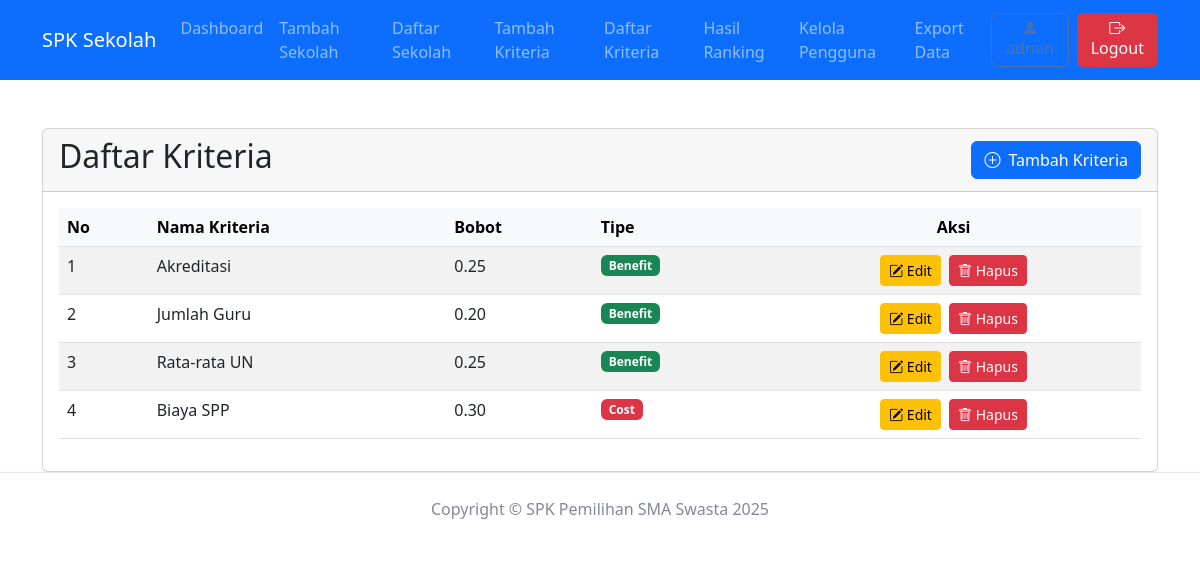
/admin/daftar_kriteria.php (signed in), run on the app's committed database.
### tables this page shows
CREATE TABLE `kriteria` (
  `id_kriteria` INT AUTO_INCREMENT PRIMARY KEY,
  `nama_kriteria` VARCHAR(100) NOT NULL,
  `bobot` DECIMAL(5,2) NOT NULL,
  `tipe` ENUM('benefit', 'cost') NOT NULL
);

### admin/daftar_kriteria.php (the view, shortened to what this page needs)
<?php
require_once '../config.php';
require_once 'navbar.php';
$kriteria = mysqli_query($koneksi, "SELECT * FROM kriteria ORDER BY id_kriteria ASC");
?>
<!DOCTYPE html>
<html lang="id">
<head>
    <link href="https://cdn.jsdelivr.net/npm/bootstrap@5.2.3/dist/css/bootstrap.min.css" rel="stylesheet">
    <link rel="stylesheet" href="https://cdn.jsdelivr.net/npm/bootstrap-icons@1.10.0/font/bootstrap-icons.css">
</head>
<body>
    <div class="container mt-5">
        <div class="card">
            <div class="card-header d-flex justify-content-between align-items-center">
                <h2>Daftar Kriteria</h2>
                <a href="tambah_kriteria.php" class="btn btn-primary">
                    <i class="bi bi-plus-circle me-2"></i>Tambah Kriteria
                </a>
            </div>
            <div class="card-body">
                <div class="table-responsive">
                    <table class="table table-striped table-hover">
                        <thead class="table-light">
                            <tr>
                                <th>No</th>
                                <th>Nama Kriteria</th>
                                <th>Bobot</th>
                                <th>Tipe</th>
                                <th class="text-center">Aksi</th>
                            </tr>
                        </thead>
                        <tbody>
                            <?php
                            $no = 1;
                            if (mysqli_num_rows($kriteria) > 0) {
                                while($row = mysqli_fetch_assoc($kriteria)) {
                            ?>
                                <tr>
                                    <td><?php echo $no++; ?></td>
                                    <td><?php echo htmlspecialchars($row['nama_kriteria']); ?></td>
                                    <td><?php echo $row['bobot']; ?></td>
                                    <td>
                                        <?php if($row['tipe'] == 'benefit') { ?>
                                            <span class="badge bg-success">Benefit</span>
                                        <?php } else { ?>
                                            <span class="badge bg-danger">Cost</span>
                                        <?php } ?>
                                    </td>
                                    <td class="text-center">
                                        <a href="edit_kriteria.php?id=<?php echo $row['id_kriteria']; ?>" class="btn btn-warning btn-sm me-1">
                                            <i class="bi bi-pencil-square"></i> Edit
                                        </a>
                                        <a href="daftar_kriteria.php?hapus=<?php echo $row['id_kriteria']; ?>"
                                           class="btn btn-danger btn-sm"
                                           onclick="return confirm('Yakin ingin menghapus kriteria ini?');">
                                            <i class="bi bi-trash"></i> Hapus
                                        </a>
                                    </td>
                                </tr>
                            <?php
                                }
                            } else {
                                echo "<tr><td colspan='5' class='text-center'>Tidak ada data kriteria</td></tr>";
                            }
                            ?>
                        </tbody>
                    </table>
                </div>
            </div>
        </div>
    </div>
    <?php
 require_once 'footer.php';
 ?>
</body>
</html>

### admin/navbar.php (shortened to what this page needs)
<nav class="navbar navbar-expand-lg navbar-dark bg-primary">
    <div class="container">
        <a class="navbar-brand" href="dashboard.php">SPK Sekolah</a>
        <div class="collapse navbar-collapse" id="adminNavbar">
    <ul class="navbar-nav me-auto mb-2 mb-lg-0">
        <li class="nav-item">
            <a class="nav-link" href="dashboard.php">Dashboard</a>
        </li>
        <li class="nav-item">
            <a class="nav-link" href="tambah_sekolah.php">Tambah Sekolah</a>
        </li>
        <li class="nav-item">
            <a class="nav-link" href="daftar_sekolah.php">Daftar Sekolah</a>
        </li>
        <li class="nav-item">
            <a class="nav-link" href="tambah_kriteria.php">Tambah Kriteria</a>
        </li>
        <li class="nav-item">
            <a class="nav-link" href="daftar_kriteria.php">Daftar Kriteria</a>
        </li>
        <li class="nav-item">
            <a class="nav-link" href="hasil_ranking.php">Hasil Ranking</a>
        </li>
        <li class="nav-item">
            <a class="nav-link" href="kelola_pengguna.php">Kelola Pengguna</a>
        </li>
        <li class="nav-item">
            <a class="nav-link" href="export_data.php">Export Data</a>
        </li>
    </ul>
    <div class="d-flex align-items-center gap-2">
        <button class="btn btn-outline-secondary" type="button" disabled>
            <i class="bi bi-person-fill"></i> <?php echo $_SESSION['username']; ?>
        </button>
        <a href="../logout.php" class="btn btn-danger">
            <i class="bi bi-box-arrow-right"></i> Logout
        </a>
    </div>
</div>
    </div>
</nav>
<link href="https://cdn.jsdelivr.net/npm/bootstrap@5.2.3/dist/css/bootstrap.min.css" rel="stylesheet">
<link href="https://cdn.jsdelivr.net/npm/bootstrap-icons@1.10.0/font/bootstrap-icons.css" rel="stylesheet">

### admin/footer.php (shortened to what this page needs)
<footer class="footer mt-auto">
    <div class="container-fluid">
        <div class="text-center">
            <span>Copyright &copy; SPK Pemilihan SMA Swasta <?php echo date('Y'); ?></span>
        </div>
    </div>
</footer>

### admin/footer.php (style rules this page uses)
.footer { padding: 1.5rem; color: #858796; background-color: white; border-top: 1px solid #e3e6f0; margin-top: 3rem; }

### data on the page
kriteria: nama_kriteria "Akreditasi", bobot "0.25", tipe "Benefit"
kriteria: nama_kriteria "Jumlah Guru", bobot "0.20", tipe "Benefit"
kriteria: nama_kriteria "Rata-rata UN", bobot "0.25", tipe "Benefit"
kriteria: nama_kriteria "Biaya SPP", bobot "0.30", tipe "Cost"
